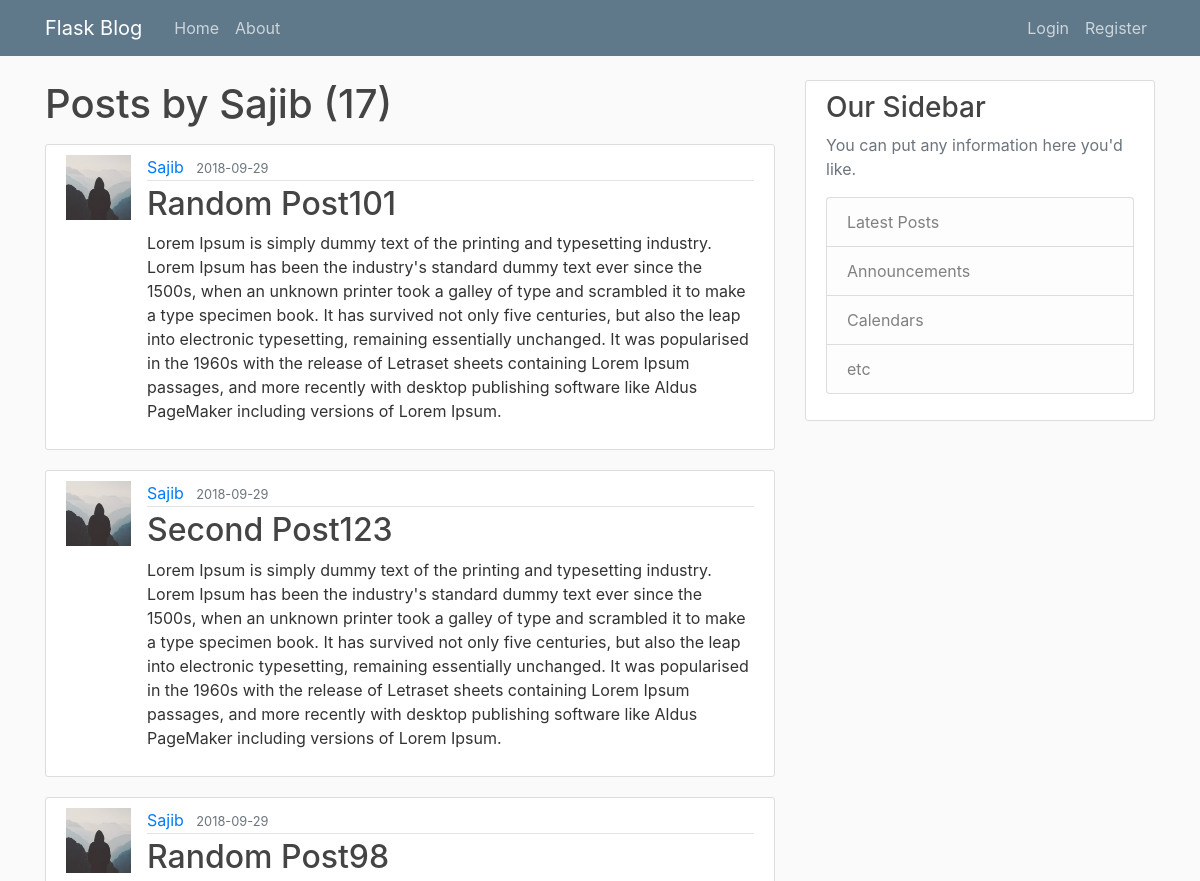
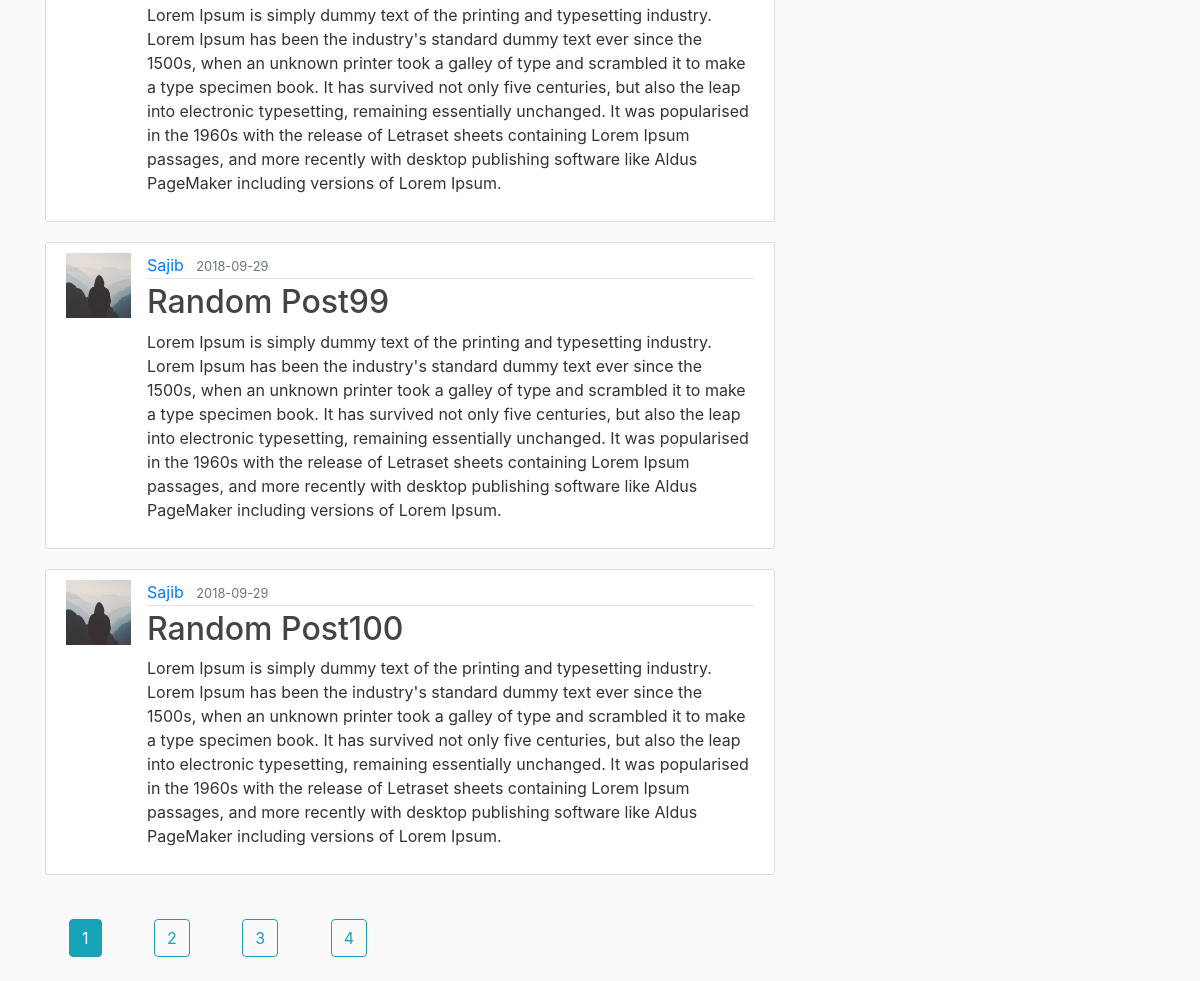
Screenshot of /user/Sajib with the database file from the repository (2 pictures, top to bottom).
### Demoapp/models.py (models this page shows, shortened)
class User(db.Model,UserMixin):
    id = db.Column(db.Integer,primary_key=True)
    username = db.Column(db.String(20),unique=True,nullable=False)
    email = db.Column(db.String(120),unique=True,nullable=False)
    image_file = db.Column(db.String(20),nullable=False,default='default.jpg')
    password = db.Column(db.String(60),nullable=False)
    post = db.relationship('Post',backref='author',lazy=True)

class Post(db.Model):
    id = db.Column(db.Integer,primary_key=True)
    title = db.Column(db.String(100),nullable=False)
    date_posted = db.Column(db.DateTime,nullable=False,default=datetime.utcnow)
    content = db.Column(db.Text,nullable=False)
    user_id = db.Column(db.Integer,db.ForeignKey('user.id'),nullable=False)

### Demoapp/routes.py (the view)
@app.route('/user/<string:username>')
def user_posts(username):
    page = request.args.get('page',1,type=int)
    user = User.query.filter_by(username=username).first_or_404()
    posts = Post.query.filter_by(author=user)\
        .order_by(Post.date_posted.desc())\
        .paginate(page=page,per_page=5)
    return render_template('user_posts.html',posts=posts,user=user)

### Demoapp/templates/user_posts.html
{% extends "base.html" %}
{% block content %}
  <h1 class="mb-3">Posts by {{user.username}} ({{posts.total}})</h1>
  {% if posts %}
    {% for post in posts.items %}
      <article class="media content-section">
        <img class="img-rounded article-img" src="{{ url_for('static',filename="profile_pics/" + post.author.image_file) }}" />
        <div class="media-body">
            <div class="article-metadata">
              <a class="mr-2" href="{{url_for('user_posts',username=post.author.username)}}">{{ post.author.username }}</a>
              <small class="text-muted">{{ post.date_posted.strftime('%Y-%m-%d') }}</small>
            </div>
            <h2><a class="article-title" href="{{url_for('detail_post',post_id=post.id)}}">{{ post.title }}</a></h2>
            <p class="article-content">{{ post.content }}</p>
        </div>
      </article>
    {% endfor %}
    {% for page_num in posts.iter_pages(left_edge=1,right_edge=1,left_current=1,right_current=2) %}
      {% if page_num %}
        {% if posts.page==page_num %}
          <a class="btn btn-info m-4" href="{{url_for('user_posts',username=user.username,page=page_num)}}">{{page_num}}</a>
        {% else %}
          <a class="btn btn-outline-info m-4" href="{{url_for('user_posts',username=user.username,page=page_num)}}">{{page_num}}</a>
        {% endif %}
      {% else %}
        ...
      {% endif %}
    {% endfor %}
  {% endif %}
{% endblock %}

### Demoapp/static/main.css (style rules this page uses)
body { background: #fafafa; color: #333333; margin-top: 5rem; }
h1, h2, h3, h4, h5, h6 { color: #444444; }
.content-section { background: #ffffff; padding: 10px 20px; border: 1px solid #dddddd; border-radius: 3px; margin-bottom: 20px; }
.article-title { color: #444444; }
.article-content { white-space: pre-line; }
.article-img { height: 65px; width: 65px; margin-right: 16px; }
.article-metadata { padding-bottom: 1px; margin-bottom: 4px; border-bottom: 1px solid #e3e3e3 }

### rows the page displays
User: username "Sajib"
Post: image_file (placeholder picture), author.username "Sajib", date_posted "2018-09-29", title "Random Post101", content "Lorem Ipsum is simply dummy text of the printing and typesetting industry. Lorem Ipsum has been the industry's standard dummy text ever since the 1500s, when an unknown printer took a galley of type and scrambled it to make a type specimen book. It has survived not only five centuries, but also the leap into electronic typesetting, remaining essentially unchanged. It was popularised in the 1960s with the release of Letraset sheets containing Lorem Ipsum passages, and more recently with desktop publishing software like Aldus PageMaker including versions of Lorem Ipsum."
Post: image_file (placeholder picture), author.username "Sajib", date_posted "2018-09-29", title "Second Post123", content "Lorem Ipsum is simply dummy text of the printing and typesetting industry. Lorem Ipsum has been the industry's standard dummy text ever since the 1500s, when an unknown printer took a galley of type and scrambled it to make a type specimen book. It has survived not only five centuries, but also the leap into electronic typesetting, remaining essentially unchanged. It was popularised in the 1960s with the release of Letraset sheets containing Lorem Ipsum passages, and more recently with desktop publishing software like Aldus PageMaker including versions of Lorem Ipsum."
Post: image_file (placeholder picture), author.username "Sajib", date_posted "2018-09-29", title "Random Post98", content "Lorem Ipsum is simply dummy text of the printing and typesetting industry. Lorem Ipsum has been the industry's standard dummy text ever since the 1500s, when an unknown printer took a galley of type and scrambled it to make a type specimen book. It has survived not only five centuries, but also the leap into electronic typesetting, remaining essentially unchanged. It was popularised in the 1960s with the release of Letraset sheets containing Lorem Ipsum passages, and more recently with desktop publishing software like Aldus PageMaker including versions of Lorem Ipsum."
Post: image_file (placeholder picture), author.username "Sajib", date_posted "2018-09-29", title "Random Post99", content "Lorem Ipsum is simply dummy text of the printing and typesetting industry. Lorem Ipsum has been the industry's standard dummy text ever since the 1500s, when an unknown printer took a galley of type and scrambled it to make a type specimen book. It has survived not only five centuries, but also the leap into electronic typesetting, remaining essentially unchanged. It was popularised in the 1960s with the release of Letraset sheets containing Lorem Ipsum passages, and more recently with desktop publishing software like Aldus PageMaker including versions of Lorem Ipsum."
Post: image_file (placeholder picture), author.username "Sajib", date_posted "2018-09-29", title "Random Post100", content "Lorem Ipsum is simply dummy text of the printing and typesetting industry. Lorem Ipsum has been the industry's standard dummy text ever since the 1500s, when an unknown printer took a galley of type and scrambled it to make a type specimen book. It has survived not only five centuries, but also the leap into electronic typesetting, remaining essentially unchanged. It was popularised in the 1960s with the release of Letraset sheets containing Lorem Ipsum passages, and more recently with desktop publishing software like Aldus PageMaker including versions of Lorem Ipsum."

### other values shown
{{ posts.total }} "17"
{{ page_num }} "1"
{{ page_num }} "2" "3" "4"
